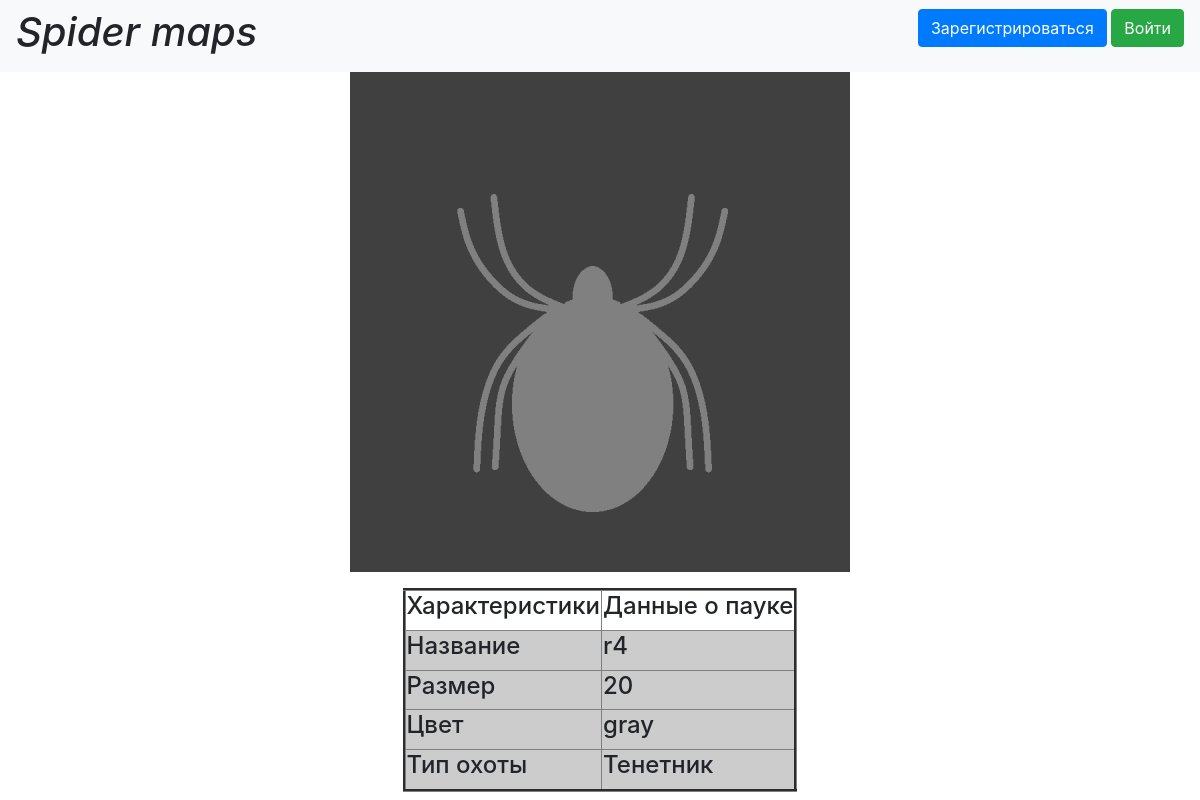
The app's page /spider_description/r4 with its own data.
### data/SpidersDescription.py (models this page shows, shortened)
class SpidersDescription(SqlAlchemyBase):
    __tablename__ = 'spiders_descriptions'
    id = sqlalchemy.Column(sqlalchemy.Integer,
                           primary_key=True, autoincrement=True)
    name = sqlalchemy.Column(sqlalchemy.String, nullable=True)
    picture = sqlalchemy.Column(sqlalchemy.String, nullable=True)
    size = sqlalchemy.Column(sqlalchemy.Integer, nullable=True)
    color = sqlalchemy.Column(sqlalchemy.String, nullable=True)
    Spider_type = sqlalchemy.Column(sqlalchemy.String, nullable=True)
    time = sqlalchemy.Column(sqlalchemy.String, nullable=True)

### main.py (the view)
@app.route('/spider_description/<spider_name>')
def spider_description(spider_name):
    db_session.global_init('db/SpidersDescription.db')
    db_sess2 = db_session.create_session()
    spider = db_sess2.query(SpidersDescription).filter(SpidersDescription.name == str(spider_name)).first()
    spider_inf = [['Название', spider.name], ['Размер', spider.size], ['Цвет', spider.color],
                  ['Тип охоты', spider.Spider_type], ['Время активности', spider.time],
                  url_for('static', filename=spider.picture)]
    return render_template('spider_desc.html', spider_inf=spider_inf)

### data/db_session.py (called while the page is built, shortened)
def global_init(db_file):
    global __factory
    if __factory:
        return

def create_session() -> Session:
    global __factory
    return __factory()

### templates/spider_desc.html
{% extends "base.html" %}
{% block content %}
<main role="main" class="container">
    <p align="center"><img class="fit-picture" src="{{ spider_inf[5] }}"></p>
    <table align="center" cellspacing="30" border="3">
        <tr>
            <th>
                <h4>Характеристики</h4>
            </th>
            <th>
                <h4>Данные о пауке</h4>
            </th>
        </tr>
        {% for item in spider_inf %}
        {% if loop.index < 5 %}
        <tr>
        <td bgcolor="CCCCCC" >
            <h4>{{ item[0] }}</h4>
        </td>
        <td bgcolor="CCCCCC">
            <h4>{{  item[1] }}</h4>
        </td>
        </tr>
        {% endif %}
        {% endfor %}
    </table>
</main>
{% endblock %}

### records on screen
SpidersDescription: item "Название", name "r4", item "Цвет", color "gray", item "Тип охоты", Spider_type "Тенетник"

### other values on screen
{{ item[0] }} "Размер"
{{ item[1] }} "20"
